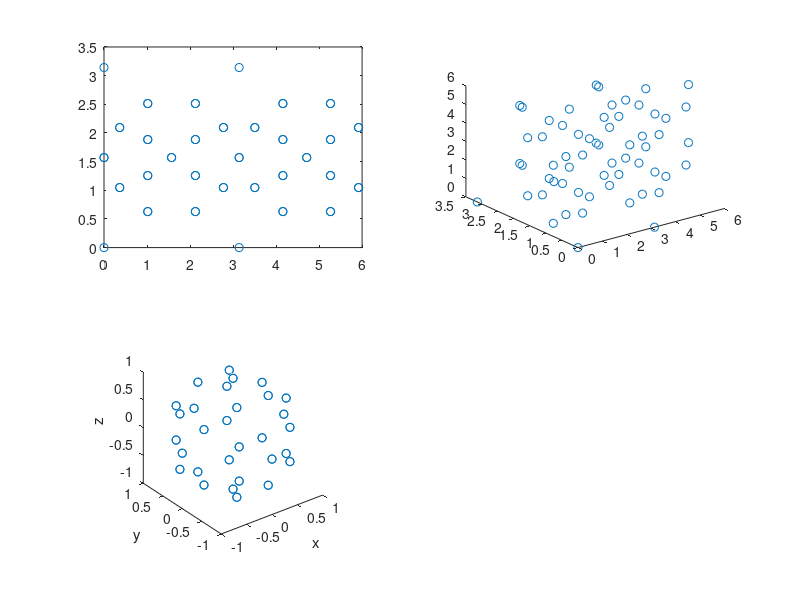

Reproduce this figure in MATLAB.
dat = [0.	0.	0.	0.016666666666666666
3.141592653589793	0.	0.	0.016666666666666666
3.141592653589793	3.141592653589793	0.	0.016666666666666666
0.	3.141592653589793	0.	0.016666666666666666
1.5707963267948966	1.5707963267948966	3.141592653589793	0.016666666666666666
0.	1.5707963267948966	4.71238898038469	0.016666666666666666
3.141592653589793	1.5707963267948966	1.5707963267948966	0.016666666666666666
4.71238898038469	1.5707963267948966	0.	0.016666666666666666
3.141592653589793	1.5707963267948966	4.71238898038469	0.016666666666666666
1.5707963267948966	1.5707963267948966	0.	0.016666666666666666
4.71238898038469	1.5707963267948966	3.141592653589793	0.016666666666666666
0.	1.5707963267948966	1.5707963267948966	0.016666666666666666
1.0172219678978518	0.6283185307179591	4.158814621487645	0.016666666666666666
2.77672882547631	1.0471975511965974	2.77672882547631	0.016666666666666666
2.1243706856919413	1.2566370614359172	4.158814621487645	0.016666666666666666
2.124370685691942	0.6283185307179586	2.124370685691942	0.016666666666666666
1.0172219678978518	1.8849555921538759	4.158814621487645	0.016666666666666666
2.77672882547631	2.094395102393195	3.506456481703276	0.016666666666666666
0.3648638281134833	1.0471975511965974	3.5064564817032764	0.016666666666666666
2.1243706856919413	1.8849555921538759	2.1243706856919413	0.016666666666666666
2.1243706856919413	2.5132741228718345	4.158814621487645	0.016666666666666666
1.0172219678978518	1.2566370614359172	2.124370685691942	0.016666666666666666
0.3648638281134833	2.094395102393195	2.77672882547631	0.016666666666666666
1.0172219678978518	2.5132741228718345	2.124370685691942	0.016666666666666666
4.158814621487645	0.6283185307179582	1.0172219678978518	0.016666666666666666
3.506456481703276	1.0471975511965974	3.506456481703276	0.016666666666666666
1.017221967897851	1.2566370614359172	5.265963339281734	0.016666666666666666
5.265963339281735	0.6283185307179586	5.265963339281735	0.016666666666666666
2.1243706856919413	1.8849555921538759	5.265963339281734	0.016666666666666666
3.506456481703276	2.094395102393195	2.77672882547631	0.016666666666666666
5.918321479066103	1.0471975511965974	2.77672882547631	0.016666666666666666
1.0172219678978518	1.8849555921538759	1.0172219678978518	0.016666666666666666
5.265963339281734	2.5132741228718345	1.0172219678978518	0.016666666666666666
2.1243706856919413	1.2566370614359172	1.0172219678978518	0.016666666666666666
5.918321479066103	2.094395102393195	3.506456481703276	0.016666666666666666
4.158814621487644	2.5132741228718345	5.265963339281734	0.016666666666666666
2.1243706856919413	0.6283185307179586	5.265963339281734	0.016666666666666666
5.918321479066103	1.0471975511965974	5.918321479066103	0.016666666666666666
4.158814621487644	1.2566370614359172	2.124370685691942	0.016666666666666666
1.017221967897851	0.6283185307179586	1.017221967897851	0.016666666666666666
5.265963339281734	1.8849555921538759	2.1243706856919413	0.016666666666666666
5.918321479066103	2.094395102393195	0.3648638281134833	0.016666666666666666
3.506456481703276	1.0471975511965974	0.3648638281134833	0.016666666666666666
4.158814621487644	1.8849555921538759	4.158814621487644	0.016666666666666666
1.0172219678978518	2.5132741228718345	5.265963339281734	0.016666666666666666
5.265963339281735	1.2566370614359172	4.158814621487645	0.016666666666666666
3.506456481703276	2.094395102393195	5.918321479066103	0.016666666666666666
2.1243706856919413	2.5132741228718345	1.0172219678978518	0.016666666666666666
5.265963339281734	0.6283185307179586	2.1243706856919413	0.016666666666666666
0.3648638281134833	1.0471975511965974	0.3648638281134833	0.016666666666666666
5.265963339281735	1.2566370614359172	1.017221967897851	0.016666666666666666
4.158814621487644	0.6283185307179582	4.158814621487644	0.016666666666666666
4.158814621487645	1.8849555921538759	1.0172219678978518	0.016666666666666666
0.3648638281134833	2.094395102393195	5.918321479066103	0.016666666666666666
2.77672882547631	1.0471975511965974	5.918321479066103	0.016666666666666666
5.265963339281734	1.8849555921538759	5.265963339281734	0.016666666666666666
4.158814621487645	2.5132741228718345	2.124370685691942	0.016666666666666666
4.158814621487645	1.2566370614359172	5.265963339281734	0.016666666666666666
2.77672882547631	2.094395102393195	0.36486382811348284	0.016666666666666666
5.265963339281734	2.5132741228718345	4.158814621487645	0.016666666666666666];

alpha = dat(:,1);
beta = dat(:,2);
gamma = dat(:,3);
weight = dat(:,4);

theta = beta;
phi = alpha;

x = sin(theta).*cos(phi);
y = sin(theta).*sin(phi);
z = cos(theta);

figure(1), clf
subplot(2,2,1)
plot(alpha,beta,'o')
subplot(2,2,2)
plot3(alpha,beta,gamma,'o')
subplot(2,2,3)
plot3(x,y,z,'o')
axis('square')
xlabel('x'), ylabel('y'), zlabel('z')

save POLYTOPE60 alpha beta gamma weight
